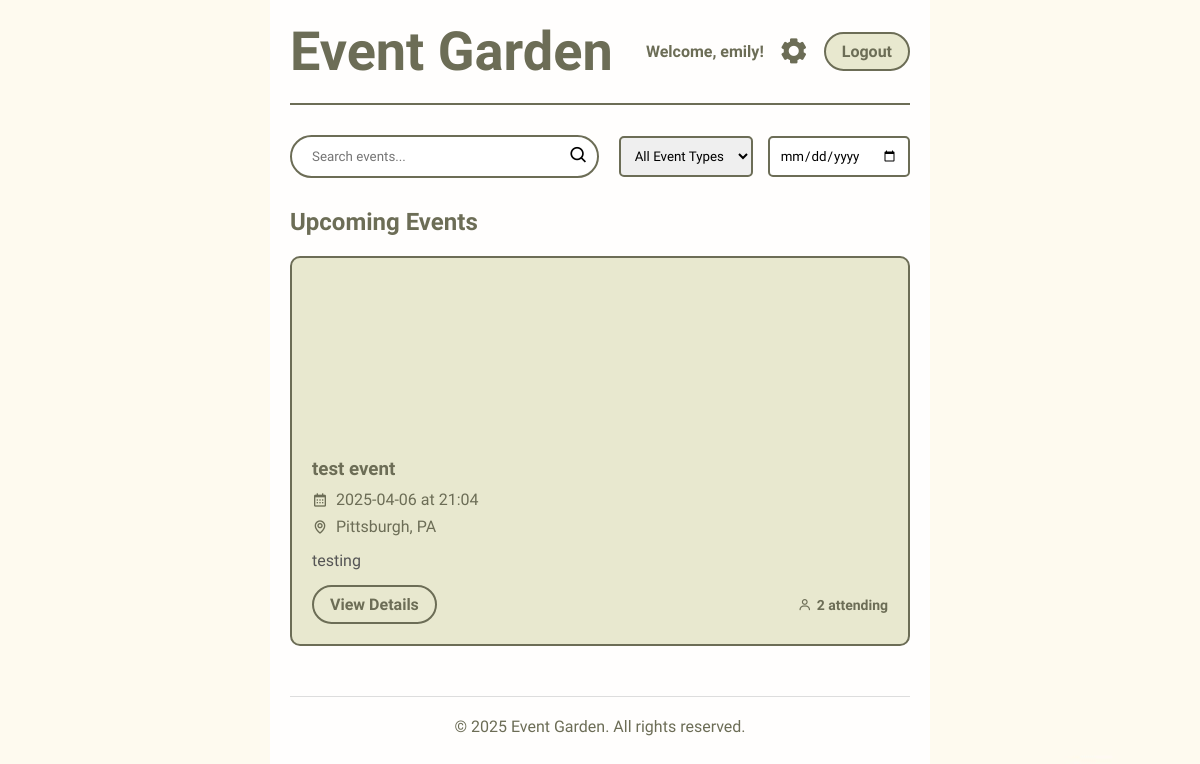
/ (signed in), run on an earlier commit of the app's database.
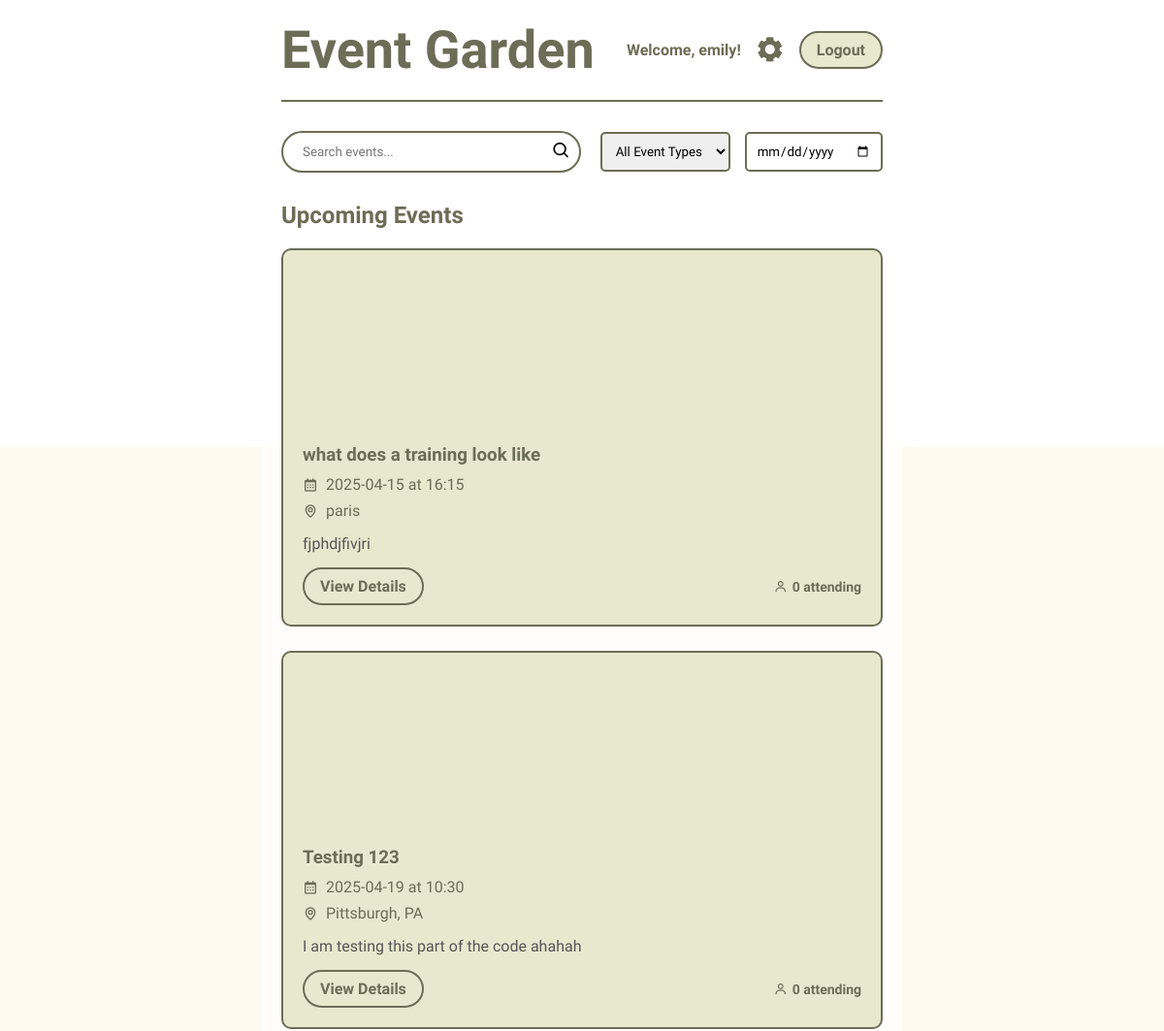
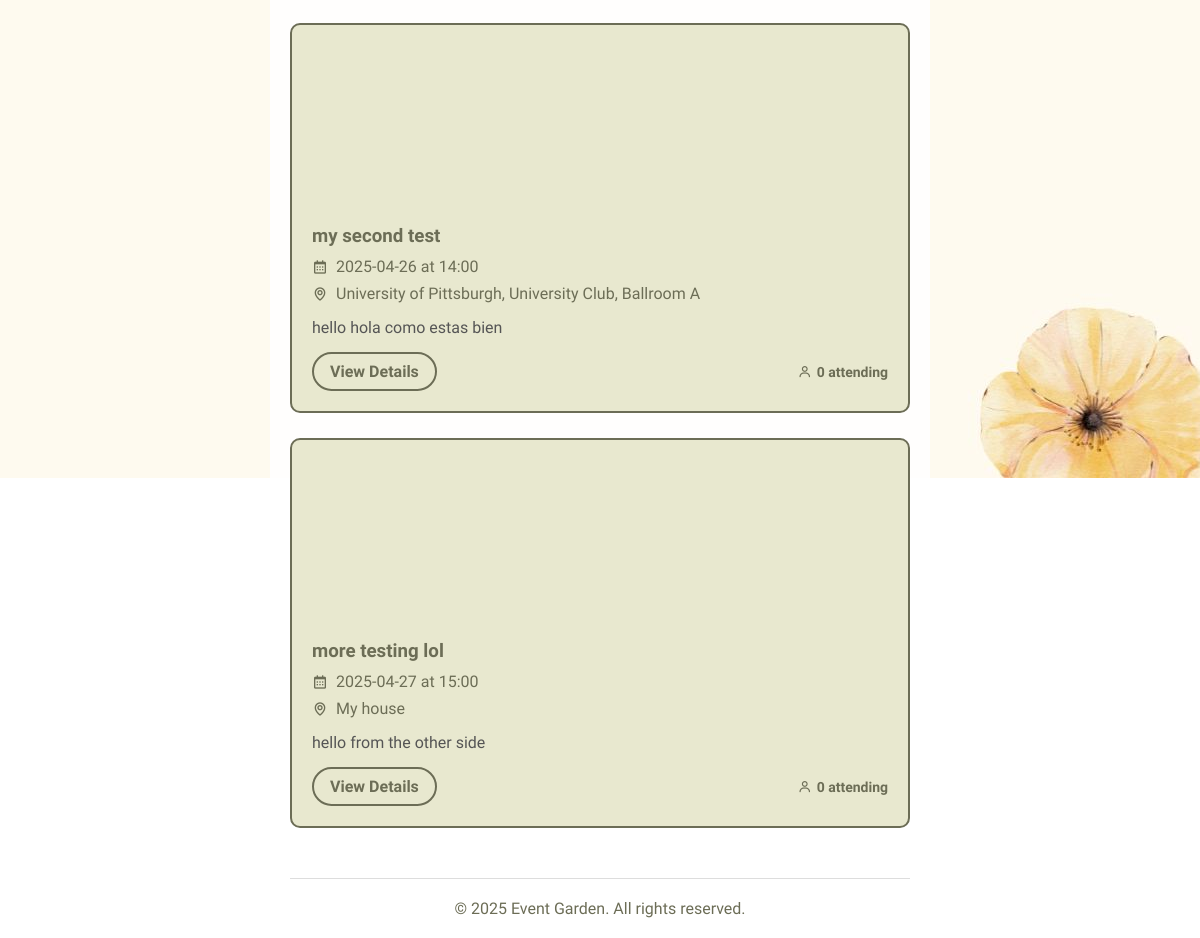
And on a later commit of the database (2 pictures, top to bottom).
### main.py (models this page shows)
class Event(db.Model):
    id = db.Column(db.Integer, primary_key=True)
    title = db.Column(db.String(100), nullable=False)
    description = db.Column(db.Text, nullable=False)
    date = db.Column(db.String(20), nullable=False)
    time = db.Column(db.String(20), nullable=False)
    location = db.Column(db.String(120), nullable=False)
    manager_id = db.Column(db.Integer, db.ForeignKey('user.id'), nullable=False)
    created_at = db.Column(db.DateTime, default=datetime.utcnow)
    def total_attendees(self):
        total = db.session.scalar(
            select(func.sum(registrations.c.num_attendees))
            .where(registrations.c.event_id == self.id)
        )
        return total if total else 0

### main.py (the view)
@app.route('/')
def home():
    if 'username' not in session:
        return redirect(url_for('userlogin'))
    if session.get('is_manager'):
        return redirect(url_for('manager_dashboard'))
    events = Event.query.order_by(Event.date.asc()).all()
    return render_template('landing.html', events=events)

### templates/landing.html (shortened to what this page needs)
<!DOCTYPE html>
<html lang="en">
<head>
    <link rel="stylesheet" href="{{ url_for('static', filename='styles.css') }}">
    <link href='https://unpkg.com/boxicons@2.1.4/css/boxicons.min.css' rel='stylesheet'>
</head>
<body>
    <div class="dashboard-container">
        <header class="dashboard-header">
            <h1>Event Garden</h1>
            <div class="user-controls">
                <span>Welcome, {{ session.username }}!</span>
                <a href="{{ url_for('usersettings') }}" title="Settings"><i class='bx bxs-cog'></i></a>
                <a href="{{ url_for('logout') }}" class="button">Logout</a>
            </div>
        </header>
        <main>
            <section class="search-section">
                <form class="search-form" action="{{ url_for('home') }}" method="GET">
                    <div class="search-box">
                        <input type="text" name="query" placeholder="Search events..." value="{{ request.args.get('query', '') }}">
                        <button type="submit"><i class='bx bx-search'></i></button>
                    </div>
                    <div class="filters">
                        <select name="event_type">
                            <option value="">All Event Types</option>
                        </select>
                        <input type="date" name="event_date">
                    </div>
                </form>
            </section>
            <section class="events-section">
                <h2>Upcoming Events</h2>
                {% if events %}
                <div class="events-grid">
                    {% for event in events %}
                    <div class="event-card">
                        <div class="event-image" style="background-image: url('/static/default-event.jpg');"></div>
                        <div class="event-details">
                            <h3>{{ event.title }}</h3>
                            <p><i class='bx bx-calendar'></i> {{ event.date }} at {{ event.time }}</p>
                            <p><i class='bx bx-map'></i> {{ event.location }}</p>
                            <p class="event-description">{{ event.description[:100] }}{% if event.description|length > 100 %}...{% endif %}</p>
                            <div class="event-actions">
                                <a href="{{ url_for('event_details', event_id=event.id) }}" class="button">View Details</a>
                                <span class="attendees">
                                    <i class='bx bx-user'></i> {{ event.total_attendees() }} attending
                                </span>
                            </div>
                        </div>
                    </div>
                    {% endfor %}
                </div>
                {% endif %}
            </section>
        </main>
        <footer>
            <p>&copy; 2025 Event Garden. All rights reserved.</p>
        </footer>
    </div>
</body>
</html>

What changed in the data, as far as the page shows it:
added Event: title "what does a training look like", date "2025-04-15", time "16:15", location "paris", description "fjphdjfivjri", total_attendees "0"
changed Event "Pittsburgh, PA": title "test event" → "Testing 123"; date "2025-04-06" → "2025-04-19"; time "21:04" → "10:30"; description "testing" → "I am testing this part of the code ahahah"; total_attendees "2" → "0"
added Event: title "my second test", date "2025-04-26", time "14:00", location "University of Pittsburgh, University Club, Ballroom A", description "hello hola como estas bien", total_attendees "0"
added Event: title "more testing lol", date "2025-04-27", time "15:00", location "My house", description "hello from the other side", total_attendees "0"
